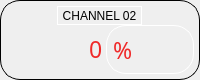
             <widget class="QFrame" name="horizontalFrame_3">
              <property name="minimumSize">
               <size>
                <width>0</width>
                <height>80</height>
               </size>
              </property>
              <property name="maximumSize">
               <size>
                <width>230</width>
                <height>80</height>
               </size>
              </property>
              <property name="styleSheet">
               <string notr="true">border: 1px solid #000000;
border-radius: 20px;</string>
              </property>
              <layout class="QVBoxLayout" name="verticalLayout_5">
               <property name="spacing">
                <number>0</number>
               </property>
               <property name="leftMargin">
                <number>5</number>
               </property>
               <property name="topMargin">
                <number>5</number>
               </property>
               <property name="rightMargin">
                <number>5</number>
               </property>
               <property name="bottomMargin">
                <number>5</number>
               </property>
               <item>
                <layout class="QHBoxLayout" name="horizontalLayout_8">
                 <property name="spacing">
                  <number>5</number>
                 </property>
                 <item>
                  <widget class="QToolButton" name="toolButton_2">
                   <property name="focusPolicy">
                    <enum>Qt::NoFocus</enum>
                   </property>
                   <property name="styleSheet">
                    <string notr="true">border-color: rgb(255, 255, 255);</string>
                   </property>
                   <property name="text">
                    <string>CHANNEL 02</string>
                   </property>
                   <property name="icon">
                    <iconset resource="icons.qrc">
                     <normaloff>:/icons/V.jpg</normaloff>:/icons/V.jpg</iconset>
                   </property>
                   <property name="iconSize">
                    <size>
                     <width>50</width>
                     <height>50</height>
                    </size>
                   </property>
                   <property name="toolButtonStyle">
                    <enum>Qt::ToolButtonTextBesideIcon</enum>
                   </property>
                  </widget>
                 </item>
                </layout>
               </item>
               <item>
                <layout class="QHBoxLayout" name="horizontalLayout_23">
                 <property name="spacing">
                  <number>0</number>
                 </property>
                 <item>
                  <widget class="QLineEdit" name="ch2">
                   <property name="sizePolicy">
                    <sizepolicy hsizetype="Fixed" vsizetype="Fixed">
                     <horstretch>0</horstretch>
                     <verstretch>0</verstretch>
                    </sizepolicy>
                   </property>
                   <property name="maximumSize">
                    <size>
                     <width>100</width>
                     <height>16777215</height>
                    </size>
                   </property>
                   <property name="font">
                    <font>
                     <family>Gilroy</family>
                     <pointsize>17</pointsize>
                    </font>
                   </property>
                   <property name="focusPolicy">
                    <enum>Qt::ClickFocus</enum>
                   </property>
                   <property name="styleSheet">
                    <string notr="true">background-color: rgba(255, 255, 255,0);
color: rgb(239, 41, 41);
border: none</string>
                   </property>
                   <property name="text">
                    <string>0</string>
                   </property>
                   <property name="alignment">
                    <set>Qt::AlignRight|Qt::AlignTrailing|Qt::AlignVCenter</set>
                   </property>
                  </widget>
                 </item>
                 <item>
                  <widget class="QLabel" name="s2">
                   <property name="font">
                    <font>
                     <family>Gilroy</family>
                     <pointsize>17</pointsize>
                    </font>
                   </property>
                   <property name="styleSheet">
                    <string notr="true">border-color: rgb(255, 255, 255);
color: rgb(239, 41, 41);</string>
                   </property>
                   <property name="text">
                    <string>%</string>
                   </property>
                  </widget>
                 </item>
                </layout>
               </item>
              </layout>
             </widget>
